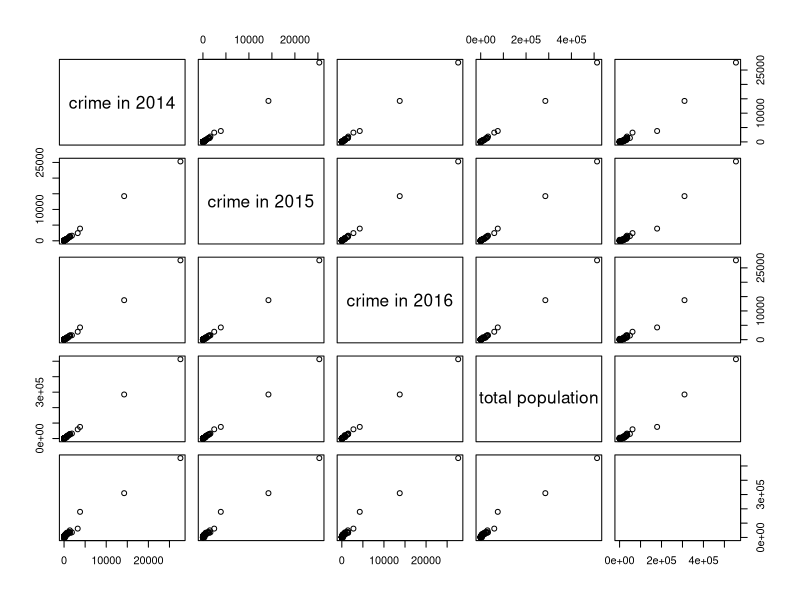
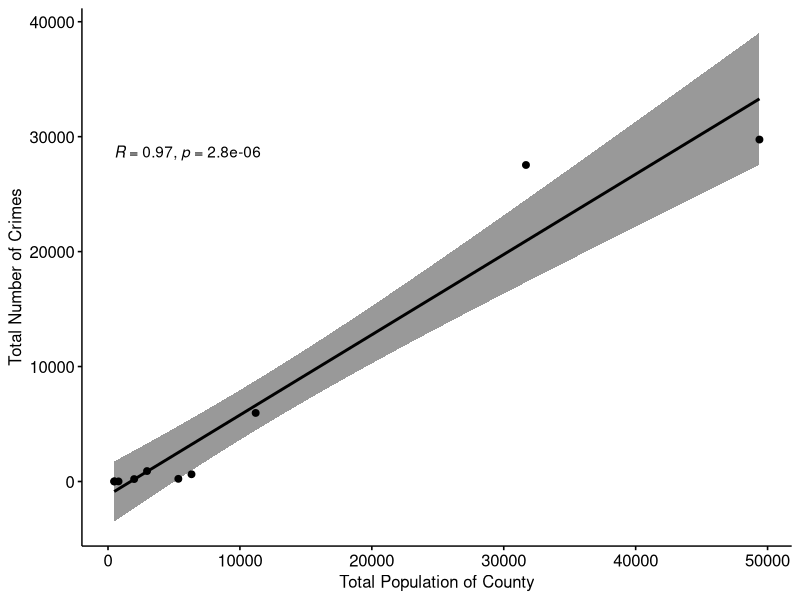
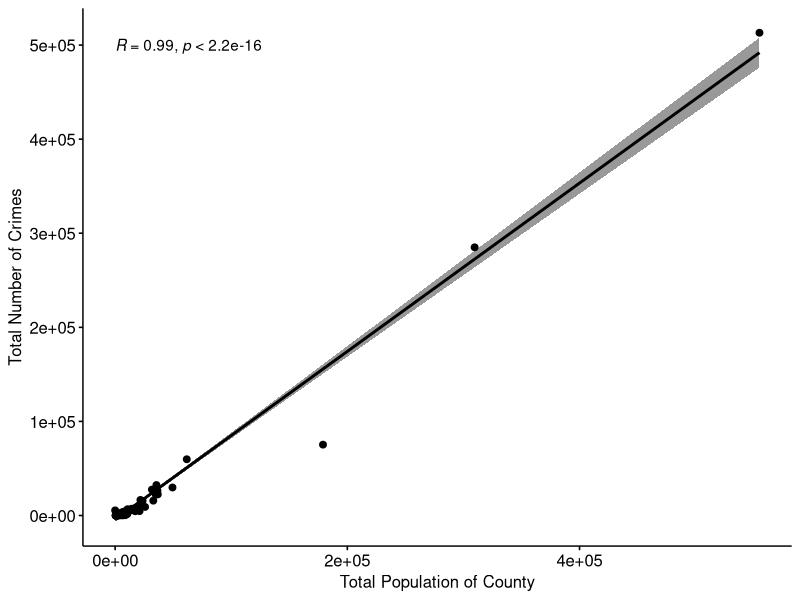
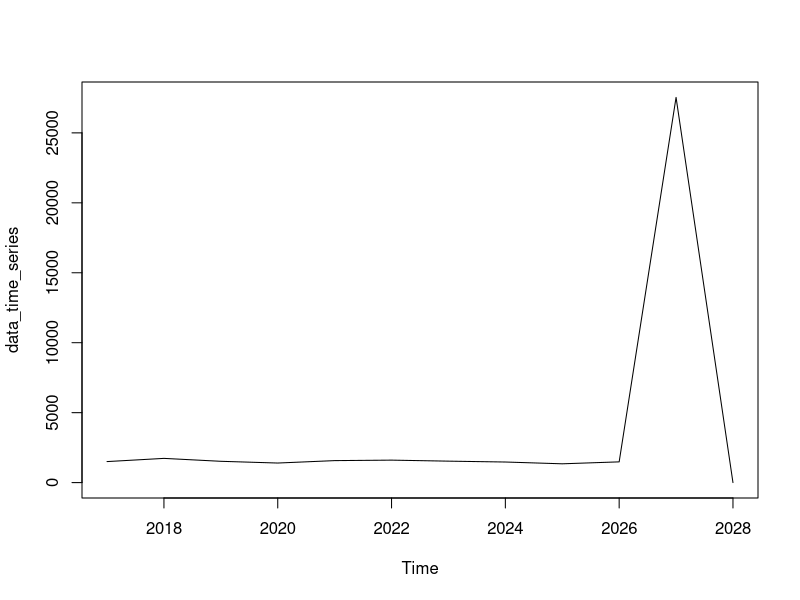

These charts were generated, in order, by the following R code:
# set the working dir
setwd('/Users/shivanisingh/Data-Rangers/Deliverables/R_Script_Deliverable')

# Read the CSV
crime_and_population <- read.csv("County_crime_and_population_combined.csv")

# Changing the columns names of the CSV
colnames(crime_and_population) <- c("ID", "County Name", "Crime in 2007", "Crime in 2008", "Crime in 2009", "Crime in 2010", "Crime in 2011", "Crime in 2012", "Crime in 2013", "Crime in 2014", "Crime in 2015", "Crime in 2016", "Total no. of crimes", "Total Population")

# Checking for no null values or complete values in the table
nulls_present <- complete.cases(crime_and_population)

nulls_present

#output --
# [1] TRUE TRUE TRUE TRUE TRUE TRUE TRUE TRUE TRUE TRUE TRUE TRUE TRUE TRUE TRUE TRUE
# [17] TRUE TRUE TRUE TRUE TRUE TRUE TRUE TRUE TRUE TRUE TRUE TRUE TRUE TRUE TRUE TRUE
# [33] TRUE TRUE TRUE TRUE TRUE TRUE TRUE TRUE TRUE TRUE TRUE TRUE TRUE TRUE TRUE TRUE
# [49] TRUE TRUE TRUE TRUE TRUE TRUE TRUE TRUE TRUE TRUE TRUE TRUE TRUE TRUE TRUE TRUE
# [65] TRUE TRUE TRUE TRUE TRUE TRUE TRUE TRUE TRUE TRUE TRUE TRUE TRUE TRUE TRUE TRUE
# [81] TRUE TRUE TRUE TRUE TRUE TRUE TRUE TRUE TRUE TRUE TRUE TRUE

# The output shows there are no null values in the dataset

# Number of counties in Nebraska
length(unique(crime_and_population$`County Name`))

# Output
#[1] 92

#Sum of Number of crimes for a particular year in all the counties
sum(crime_and_population$`Crime in 2010`)

#Output
#[1] 69011

# Calculate Total crime to population ratio
county_total_population <- c(crime_and_population$`Total Population`) 
total_county_crime <- c(crime_and_population$`Total no. of crimes`)
county_name <- c(crime_and_population$`County Name`)
df1 <- data.frame(county_name, total_county_crime, county_total_population)
df1$crime_to_population <- with(df1, total_county_crime/county_total_population)

# View few records of the ratio for crime to population

# total_crime county_population crime_to_population
# 1       27536             31684          0.86908219
# 2         630              6329          0.09954179
# 3           7               469          0.01492537
# 4           9               798          0.01127820
# 5           7               484          0.01446281
# 6         232              5332          0.04351088

# find out the county which has maximum number of total crimes in 2007 - 2016
crime_and_population[which(crime_and_population$`Total no. of crimes` == max(crime_and_population$`Total no. of crimes`)),]

#output --
# ID County Name Crime in 2007 Crime in 2008 Crime in 2009 Crime in 2010
# 28 28     Douglas         29965         27903         26894         25506
# Crime in 2011 Crime in 2012 Crime in 2013 Crime in 2014 Crime in 2015 Crime in 2016
# 28         27174         27674         27412         27599         25310         27625
# Total no. of crimes Total Population
# 28              513069           554995

# Find patterns amongst data
pairs(~crime_and_population$`Crime in 2014`+crime_and_population$`Crime in 2015`+crime_and_population$`Crime in 2016`+
        crime_and_population$`Total no. of crimes`+crime_and_population$`Total Population`, labels = c("crime in 2014", "crime in 2015", "crime in 2016", "total population"))


# Corelation between Total population and Total Number of Crimes in counties
cor(crime_and_population$`Total no. of crimes`,
    crime_and_population$`Total Population`)
#Output --
#[1] 0.9878336

# plotting a regression line for total population and total crime 
# for a subset of data and for the entire data

# for subset --
library("ggpubr")
crime_subset <- head(crime_and_population, 10)

colnames(crime_subset) <- c("ID", "County Name", "Crime in 2007", "Crime in 2008",
                            "Crime in 2009", "Crime in 2010", "Crime in 2011", "Crime in 2012",
                            "Crime in 2013", "Crime in 2014", "Crime in 2015", "Crime in 2016",
                            "Total_crimes", "Total_population")

#plotting a regression line to show the pattern/relation between the population and crime
ggscatter(crime_subset, x = "Total_population", y = "Total_crimes",
          add = "reg.line", conf.int = TRUE, cor.coef = TRUE,
          cor.method = "pearson", xlab = "Total Population of County", ylab = "Total Number of Crimes")

#plotting a linear regression for the entire dataset using ggscatter
crime_and_population_reg <- crime_and_population

colnames(crime_and_population_reg) <- c("ID", "County Name", "Crime in 2007", "Crime in 2008", "Crime in 2009", "Crime in 2010", "Crime in 2011", "Crime in 2012", "Crime in 2013", "Crime in 2014", "Crime in 2015", "Crime in 2016", "Total_crimes", "Total_population")

ggscatter(crime_and_population_reg, x = "Total_population", y = "Total_crimes",
          add = "reg.line", conf.int = TRUE, cor.coef = TRUE,
          cor.method = "pearson", xlab = "Total Population of County", ylab = "Total Number of Crimes")


# The regression line shows that the relationship between the two variable that is the 
# population of a county and the total number of crime is linear

# Conducting the pearson correlation test
res <- cor.test(crime_and_population_reg$Total_population,
                crime_and_population_reg$Total_crimes, method = "pearson")
res

# Output --

# Pearson's product-moment correlation
# 
# data:  crime_and_population_reg$Total_population and crime_and_population_reg$Total_crimes
# t = 60.261, df = 90, p-value < 2.2e-16
# alternative hypothesis: true correlation is not equal to 0
# 95 percent confidence interval:
# 0.9816237 0.9919535
# sample estimates:
# cor 
# 0.9878336 

# In the result above
    ## t is the t-test statistic value (t = 60.261),
    ## df is the degree of freedom (df = 90),
    ## p-value is the significance level of the t-test(p-value < 2.2e-16)
    ## conf.int is the confidene interval of the correlation coefficient at 95% (conf.int = [0.9816237, 0.9919535])
    ## sample estimates is the correlation coefficient that comes to (Cor.coeff = 0.9878336)


# Time series analysis
    ## This time series analysis is for Adam County, taking in account data from 2007 to 2016,
    ## time series analysis is done starting year 2017

crime_data_Adam_county <- crime_and_population[1,]
drops <- c("ID", "County Name", "Total no. of Crimes", "Total Population")
crime_data_Adam_county <- crime_data_Adam_county[, !names(crime_data_Adam_county) %in% drops]

Crime_Adam_without_header <- c(crime_data_Adam_county, header = FALSE)
data_time_series <- ts(Crime_Adam_without_header, frequency=1, start= c(2017,1))
plot.ts(data_time_series)

# Like the above Time series for Adam county the time series analysis can be done for other counties too



